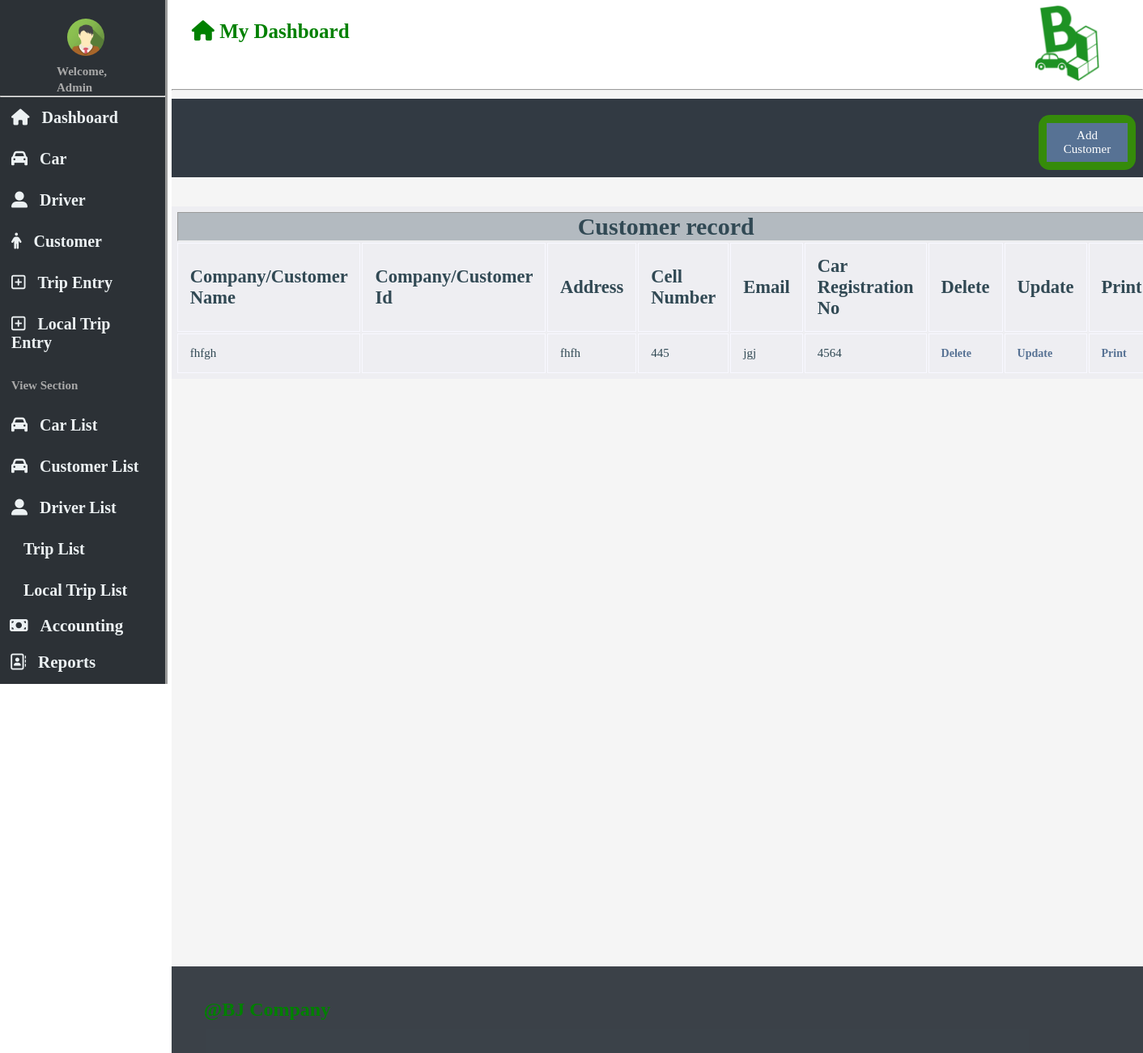
The app's page /customer_list.php with its own data.
### tables this page shows
CREATE TABLE `tb_customer` (
  `CompanyCustomerName` varchar(30) NOT NULL,
  `Address` varchar(20) NOT NULL,
  `CellNumber` int(30) NOT NULL,
  `Email` varchar(30) NOT NULL,
  `CarRegistrationNo` int(30) NOT NULL
);

### customer_list.php (the view, shortened to what this page needs)
<!DOCTYPE html>
<html>
<head>
  <link rel="stylesheet" type="text/css" href="file:///C:/xampp/htdocs/Rent-a-car/fontawesome-free-5.11.2-web/css/all.css">
  <link rel="stylesheet" type="text/css" href="css/driver_add2.css">
 <link rel="stylesheet" type="text/css" href="css/dashboard.css">
</head>
<body>
<div class="wrapper">
<nav class="" style="z-index:3;width:300px;" id="mySidebar"><br>
  <div class="c1-container">
    <div class="c1-img">
      <img src="img/img_avatar.png" style="border-radius: 50%;width: 46px;">
    </div>
    <div class="c1-text">
      <span>Welcome, <strong>Admin</strong></span><br>
    </div>
  </div>
  <hr>
  <div class="c1-container">
  <a class="bar-block-item" href="Dashboard2.php"><i id="i0" class="fas fa-home"></i>Dashboard</a>
  </div>
  <div class="bar-block">
  <a class="bar-block-item" href="car_add.php">           <i id="i1" class="fas fa-car"></i>Car</a>
  <a class="bar-block-item" href="driver_add2.php">       <i id="i2" class="fas fa-user-alt"></i>Driver</a>
  <a class="bar-block-item" href="customer_add.php">      <i id="i3" class="hvr-buzz-out fa fa-male"></i>Customer</a>
  <a class="bar-block-item" href="trip_entry.php">        <i id="i4" class="far fa-plus-square"></i>Trip Entry</a>
  <a class="bar-block-item" href="localtripentry.php">    <i id="i5" class="far fa-plus-square"></i>Local Trip Entry</a>
  <a class="bar-block-item" href="*"><span>View Section</span></a>
  <a class="bar-block-item" href="car_list.php">           <i id="i1" class="fas fa-car"></i>Car List</a>
  <a class="bar-block-item" href="customer_list.php">           <i id="i1" class="fas fa-car"></i>Customer List</a>
  <a class="bar-block-item" href="driver_list.php">       <i id="i2" class="fas fa-user-alt"></i>Driver List</a>
  <a class="bar-block-item" href="Trip_list2.php">                      <i id="i6" class="fab fa-tripadvisor"></i>Trip List</a>
  <a class="bar-block-item" href="local_trip_list.php">                      <i id="i7" class="fab fa-tripadvisor"></i>Local Trip List</a>
  <a href="#" class="bar-block-item dropdown-btn">         <i id="i8" class="fas fa-money-bill"></i>Accounting </a>
  <a href="#" class="bar-block-item dropdown-btn">         <i id="i9" class="far fa-address-book"></i>Reports</a>
  </div>
</nav>
<div class="main">
  <header class="header2">
  	<div id="header-text">
    <h4><b><i class="fas fa-home"></i> My Dashboard</b></h4>
    </div>
    <div id="header-logo">
    	 <img src="img/logo4.png" style="width: 80px">
    </div>
  </header>
<hr>
<div class="add_car_container">
 <div class="buttonblock" id="addcar">
<a href="customer_add.php" class="button">Add Customer</a>
</div>
</div>
<?php
$servername = "localhost";
$username = "root";
$password = "";
$dbname = "db_car_bj";
$conn = new mysqli($servername, $username, $password, $dbname);
$sql = "SELECT * FROM tb_customer";
$result = $conn->query($sql);
if ($result->num_rows > 0) {
    echo"<table style='width:990px; margin:auto; color:#314954; padding:5px; font-size:15px; border-color:darkgrey;border: currentColor;background-color: #d8dbe845;' border='5'>";
    echo"<tr><th colspan='9'><h1>Customer record</h1></th></tr>";
    echo"<tr>";
    echo"<td><h2>Company/Customer Name</h2></td>";
    echo "<td><h2>Company/Customer Id</h2></td>";
    echo "<td><h2>Address</h2></td>";
    echo "<td><h2>Cell Number</h2></td>";
   echo "<td><h2>Email</h2></td>";
    echo "<td><h2>Car Registration No</h2></td>";
    echo "<td><h2>Delete</h2></td>";
    echo "<td><h2>Update</h2></td>";
    echo "<td><h2>Print</h2></td>";
    echo "</tr>";
    echo "<br><br>";
     while($row = $result->fetch_assoc()) {
        echo "<tr>
    <td>"  . $row["CompanyCustomerName"]."    </td>
    <td>"  . $row["CustomerId"]."  </td>
    <td>"  . $row["Address"]."    </td>
    <td>"  . $row["CellNumber"]."  </td>
    <td>"  . $row["Email"]."  </td>
    <td>"  . $row["CarRegistrationNo"]."  </td>
    <td><a href =delete_customer.php?CarRegistrationNo=".$row["CarRegistrationNo"].">Delete</a>     </td>
    <td><a href =edit_customer.php?CarRegistrationNo=".$row["CarRegistrationNo"].">Update</a>     </td>
    <td><a href =print_customer.php?CarRegistrationNo=".$row["CarRegistrationNo"].">Print</a> </td>
    </tr>";
     }
     echo "</table>";
} else {
     echo "0 results";
}
?>  <br><br><br><br><br><br><br>
<div class="footer">
  <h4 style="color: green;font-size: 24px">@BJ Company</h4></div>
</div>
</div>
</body>
</html>

### css/driver_add2.css (style rules this page uses)
span { font-size: 15px;color: darkgray;font-weight: 600; }
td { padding: 15px; border-style: groove; border-color: ghostwhite; }
td a { color: #577294; text-decoration: none; font-size: 14px; font-weight: 900; }
th { background-color: #09232f42; }
.buttonblock { width: 20%; }
.buttonblock .button { background-color: #577294; border: none; color: white; padding: 7px 15px; text-align: center; text-decoration: none; display: inline-block; font-size: 15px; cursor: pointer; margin-left: 0px; }
#addcar { float: right;width:100px; }
.add_car_container { background-color: #17202be0; padding: 9px; overflow: hidden; margin-top: 10px; }

### css/dashboard.css (style rules this page uses)
* { margin: 0px;padding: 0px;font-family:Times New Roman; }
html { box-sizing: content-box; }
.footer { background-color: #101821cf;padding: 40px;overflow: hidden;margin: 0px;width: 96%;margin-top: 600px; }
#mySidebar { background-color:#2c3136;height: 200%;position: sticky;top: 0px;border-right-style: outset; }
.c1-img { width: 50%; text-align: center; margin-left: 50px; padding: 5px; }
.c1-text { width: 50%; color: #ecf1f3; margin-left: 70px; font-size: 17px; }
.c1-text span { text-align: center; }
.bar-block { height: 100%; }
.bar-block-item { padding: 14px;display: list-item;font-size: 20px;text-decoration: none;color: #ecf1f3;font-weight: 600; }
.bar-block-item i { font-size: 20px;margin-right: 15px; }
.dropdown-btn { padding: 6px 9px 14px 12px; text-decoration: none; font-size: 21px; display: block; text-align: left; }
.wrapper { display: flex;position: relative; }
.header2 { padding: 5px;background-color: white;overflow: hidden; }
#header-text { float: left; width: 50%; padding: 20px; font-size: 25px; color: green; }
#header-logo { float: right;width: 20%; }
#header-logo img { margin-left: 110px; }
.main { background-color: #3b3e400d;margin-left:25%;width: 85%;margin-left: 5px; }
.buttonblock { background-color: #358e09f7; width: 6%; padding: 10px; border-radius: 14px; margin: auto; margin-top: 11px; }

### records on screen
tb_customer: CompanyCustomerName "fhfgh", Address "fhfh", CellNumber "445", Email "jgj", CarRegistrationNo "4564"
